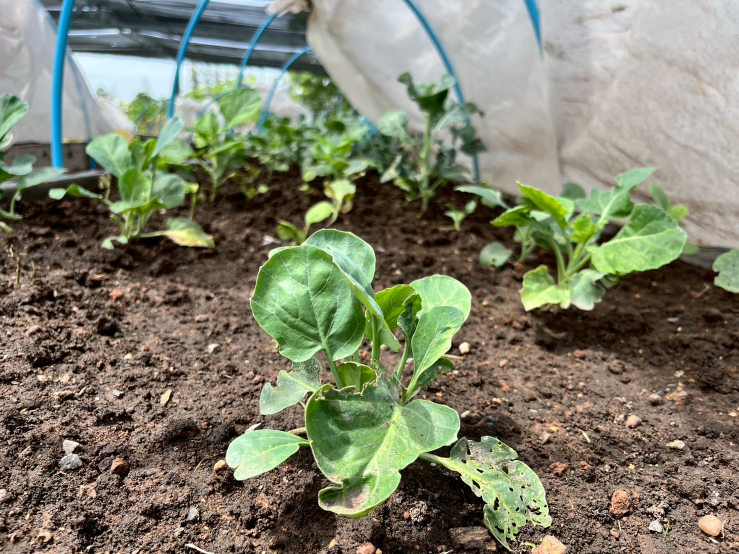
#> input picture notebooks/datasets/side_view/01.jpg, 1477 x 1108 px (shown at 1/2 size)
$ python test_mask.py --img ../notebooks/datasets/side_view/01.jpg
#> lines starting #> are read from the running program, lines starting #| are printed output that depends on the picture; after the words box and inside, x2 and y2 are one past the last pixel; in counts of white or black regions, pixels touching at a corner belong together
#> in main, bgr is the input picture: shape (1108, 1477, 3); mean B, G, R 105.7, 126.6, 125.6
### plant_analyze/custom_masking.py
import cv2, numpy as np

def auto_thresh_lab_a_otsu_guard(
        rgb_img,
        object_type="dark",
        # 1) คัดพื้นหลังดำคร่าว ๆ
        v_bg=51,                 # กันฉากดำ/มืด
        blur_ksize=3,
        # 2) กันเงา/พื้นหลังเทา
        s_min=39,                # S ต่ำ = เทา → ตัดทิ้ง
        v_shadow_max=153,        # V ต่ำ = มืด/เงา → ตัดทิ้ง
        v_high_guard=255,
        # 3) บังคับโทน “เขียว”
        green_h=(21, 40),        # ช่วง H ของใบเขียว (OpenCV: 0–179)
        # 4) (ทางเลือก) ใช้ ROI เฉพาะส่วนล่างของภาพ
        use_bottom_roi=True,
        bottom_roi_ratio=0.80,   # ใช้สัดส่วนกี่ % จากล่างขึ้นบน (0.60 = ล่าง 60%)
        # 5) ทำความสะอาด
        min_cc_area=200,         # พื้นที่ขั้นต่ำ
        open_ksize=3,
        close_ksize=8
    ):
#> called with object_type = 'dark', v_bg = 45, blur_ksize = 3, s_min = 40, v_shadow_max = 130, v_high_guard = 255, green_h = (40, 80), use_bottom_roi = True
    H, W, _ = rgb_img.shape

    # === แปลงสี ===
    hsv = cv2.cvtColor(rgb_img, cv2.COLOR_RGB2HSV)
#> hsv: shape (1108, 1477, 3); mean H, S, V 34, 85.8, 137
    lab = cv2.cvtColor(rgb_img, cv2.COLOR_RGB2LAB)
#> lab: shape (1108, 1477, 3); mean of channels 0, 1, 2 131.3, 124.8, 139.3
    Hh, Ss, Vv = cv2.split(hsv)
    L, Aa, Bb = cv2.split(lab)

    if blur_ksize and blur_ksize > 1:
        Aa = cv2.medianBlur(Aa, blur_ksize)

    # === คัดพื้นหลังดำออกคร่าว ๆ (foreground candidate) ===
    fg = (Vv >= v_bg)
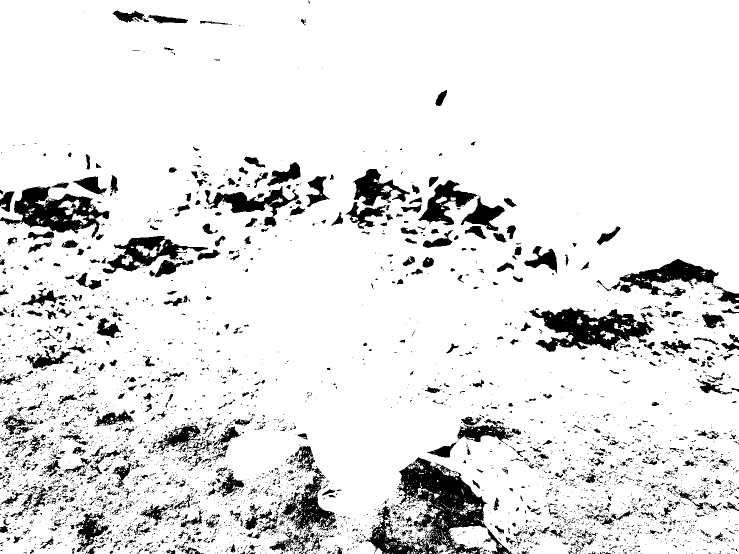
#> fg: shape (1108, 1477) bool (shown at 1/2 size); 89.4% white; 4439 black regions (3763 under 20 px), largest, box (x1, y1, x2, y2) and area: (730, 915, 975, 1108) 19473, (1058, 615, 1309, 704) 11240, (0, 373, 219, 476) 9519

    # === คำนวณ Otsu บน a-channel เฉพาะ fg ===
    a_fg = Aa[fg]
    if a_fg.size < 100:
        return 123, np.zeros((H, W), np.uint8)

    hist, _ = np.histogram(a_fg, bins=256, range=(0,255))
#> hist = 256 values, max 139540 at index 133, min 0 at index 0, mean 5714
    p = hist.astype(np.float64); p /= (p.sum() + 1e-12)
#> after `p = hist.astype(np.float64)`: p has the same summary as hist
#> after `p /= p.sum() + 1e-12`: p = 256 values, max 0.0954 at index 133, min 0 at index 0, mean 0.00391
    omega = np.cumsum(p)
#> omega = 256 values from 0 to 1
    mu = np.cumsum(p * np.arange(256))
#> mu = 256 values from 0 to 124
    mu_t = mu[-1]
#> mu_t = 124
    sigma_b2 = (mu_t*omega - mu)**2 / (omega*(1.0-omega) + 1e-12)
#> sigma_b2 = 256 values, max 117.6 at index 118, min 0 at index 0, mean 13.23
    t = int(np.nanargmax(sigma_b2))
#> t = 118

    mask = (Aa <= t) if object_type=="dark" else (Aa >= t)
#> mask: shape (1108, 1477) bool; 24.2% white; 45 white regions (14 under 20 px), largest, box (x1, y1, x2, y2) and area: (97, 0, 1104, 1102) 301462, (919, 336, 1398, 615) 63554, (0, 0, 150, 442) 12611
    mask &= fg
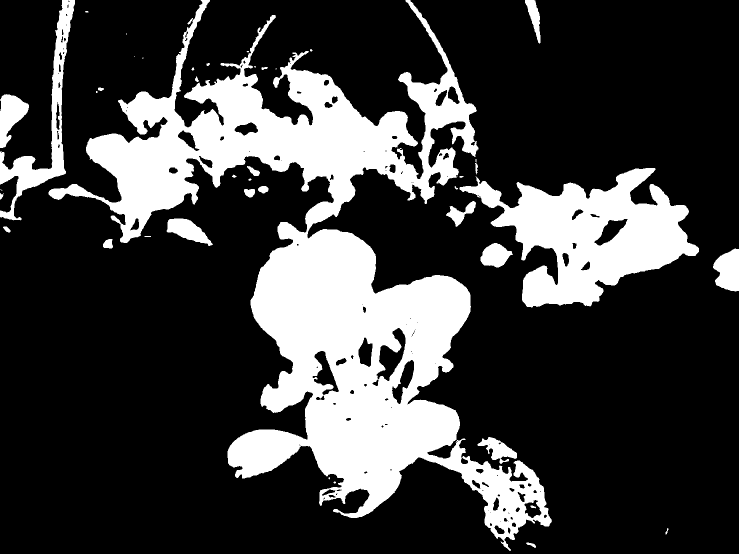
#> mask: shape (1108, 1477) bool (shown at 1/2 size); 24.1% white; 47 white regions (16 under 20 px), largest, box (x1, y1, x2, y2) and area: (97, 0, 1104, 1102) 300174, (919, 336, 1398, 615) 63406, (0, 0, 150, 441) 12539

    # === Shadow/Saturation guard ===
    shadow_gray = (Ss <= s_min) & (Vv <= v_shadow_max)  # เทาและมืด -> เงา
#> shadow_gray: shape (1108, 1477) bool; 1.1% white; 1690 white regions (1603 under 20 px), largest, box (x1, y1, x2, y2) and area: (0, 281, 103, 340) 2654, (138, 84, 294, 108) 1435, (127, 288, 163, 342) 653
    mask &= ~shadow_gray
#> mask: shape (1108, 1477) bool; 24.1% white; 46 white regions (15 under 20 px), largest, box (x1, y1, x2, y2) and area: (97, 0, 1104, 1102) 300026, (919, 336, 1398, 615) 63400, (0, 0, 150, 441) 12513

    # === Green Hue guard ===
    h0, h1 = green_h
    green_band = (Hh >= h0) & (Hh <= h1)
#> green_band: shape (1108, 1477) bool; 22.6% white; 408 white regions (329 under 20 px), largest, box (x1, y1, x2, y2) and area: (129, 15, 1399, 614) 177776, (453, 459, 941, 1014) 147219, (0, 177, 192, 410) 11704
    mask &= green_band

    # === (ทางเลือก) ROI เฉพาะส่วนล่างของภาพ ===
    if use_bottom_roi:
        y0 = int((1.0 - bottom_roi_ratio) * H)
        roi = np.zeros((H, W), bool); roi[y0:H, :] = True
        mask &= roi
#> mask: shape (1108, 1477) bool; 18.6% white; 94 white regions (55 under 20 px), largest, box (x1, y1, x2, y2) and area: (455, 459, 941, 1014) 144448, (172, 221, 954, 426) 75813, (919, 336, 1398, 613) 50260

    # === Morphology clean-up ===
    mask_u8 = (mask.astype(np.uint8) * 255)
    if open_ksize > 1:
        kernel_o = cv2.getStructuringElement(cv2.MORPH_ELLIPSE, (open_ksize, open_ksize))
        mask_u8 = cv2.morphologyEx(mask_u8, cv2.MORPH_OPEN, kernel_o, iterations=1)
#> mask_u8: shape (1108, 1477); 18.5% white; 54 white regions (12 under 20 px), largest, box (x1, y1, x2, y2) and area: (455, 459, 941, 1014) 144153, (172, 221, 953, 426) 73998, (919, 336, 1398, 613) 49794
    if close_ksize > 1:
        kernel_c = cv2.getStructuringElement(cv2.MORPH_ELLIPSE, (close_ksize, close_ksize))
        mask_u8 = cv2.morphologyEx(mask_u8, cv2.MORPH_CLOSE, kernel_c, iterations=2)
#> mask_u8: shape (1108, 1477); 20.1% white; 16 white regions (2 under 20 px), largest, box (x1, y1, x2, y2) and area: (455, 459, 941, 1014) 152564, (172, 221, 957, 470) 86292, (892, 336, 1398, 613) 57306

    # ตัดชิ้นส่วนเล็ก ๆ
    num_labels, labels, stats, _ = cv2.connectedComponentsWithStats(mask_u8, connectivity=8)
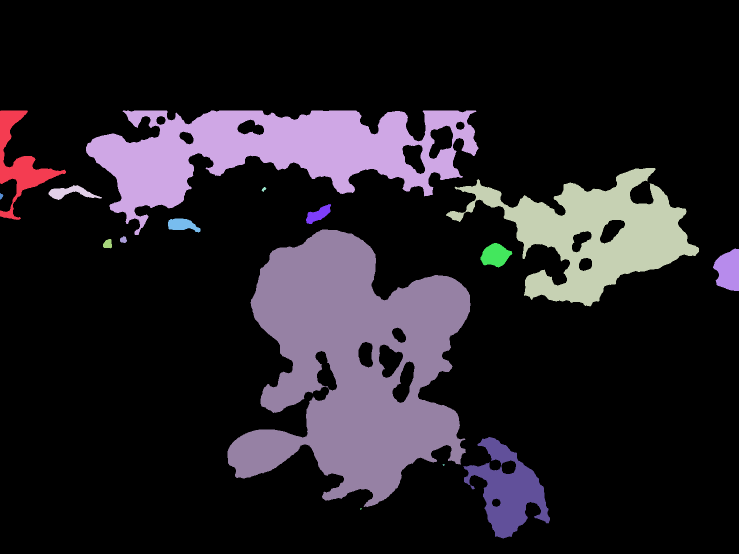
#> labels: shape (1108, 1477) int32 (shown at 1/2 size); 17 distinct labels, from 0 to 16; one colour per label, 0 black
#> num_labels = 17; stats = 17 rows, first 6: [0, 0, 1477, 1108, 1307441], [0, 221, 132, 219, 7734], [172, 221, 785, 249, 86292], [892, 336, 506, 277, 57306], [97, 370, 107, 30, 1355], [523, 374, 10, 10, 50]
    cleaned = np.zeros_like(mask_u8)
    for i in range(1, num_labels):
        if stats[i, cv2.CC_STAT_AREA] >= min_cc_area:
            cleaned[labels == i] = 255

    s_min_green = 10
    v_min_green = 0
    green_sv_gaurd = (Ss >= s_min_green) & (Vv >= v_min_green)
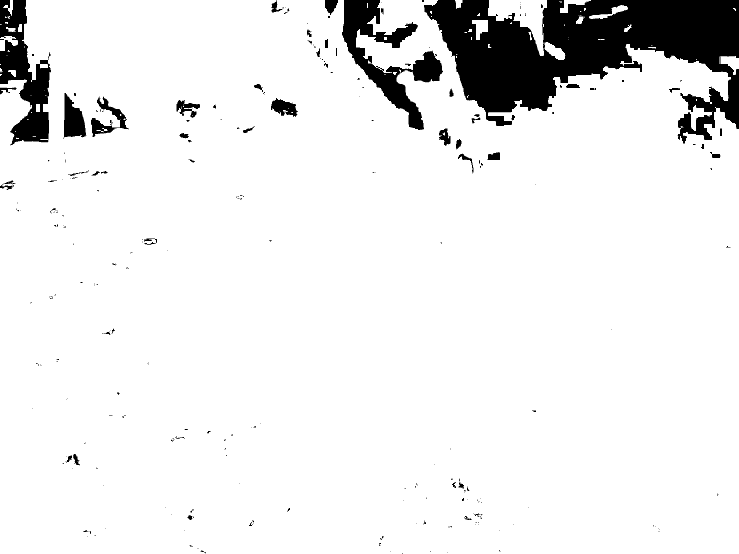
#> green_sv_gaurd: shape (1108, 1477) bool (shown at 1/2 size); 91.8% white; 274 black regions (211 under 20 px), largest, box (x1, y1, x2, y2) and area: (848, 0, 1477, 287) 91128, (684, 0, 886, 260) 16300, (0, 0, 102, 291) 14670
    cleaned = cv2.bitwise_and(cleaned, green_sv_gaurd.astype(np.uint8)*255)
#> cleaned: shape (1108, 1477); 20.1% white; 11 white regions, largest, box (x1, y1, x2, y2) and area: (455, 459, 941, 1014) 152564, (172, 221, 957, 470) 86287, (892, 336, 1398, 613) 57306

    return t, cleaned

### plant_analyze/test_mask.py
import argparse, json, os, cv2, numpy as np

try:
    from custom_masking import auto_thresh_lab_a_otsu_guard
except Exception as e:
    print("[WARN] import from custom_masking.py ไม่สำเร็จ:", e)
    print("[INFO] จะใช้เวอร์ชัน fallback ภายในสคริปต์แทน")
    # [57 lines left out: function auto_thresh_lab_a_otsu_guard, not called in this run]

def odd_from_slider(v: int, min_odd: int = 1) -> int:
    v = max(min_odd, v)
    return v if v % 2 == 1 else v + 1

def overlay_image(img_bgr, mask_u8, alpha=0.5, color=(0,255,0)):
    if img_bgr is None or mask_u8 is None:
        raise ValueError("img_bgr หรือ mask_u8 เป็น None")

    if mask_u8.ndim == 3:
        mask_u8 = cv2.cvtColor(mask_u8, cv2.COLOR_BGR2GRAY)

    if img_bgr.shape[:2] != mask_u8.shape[:2]:
        raise ValueError("ขนาด img / mask ไม่ตรงกัน")

    mask_bool = (mask_u8 > 0)
    out = img_bgr.copy()

    if not np.any(mask_bool):
        return out

    overlay_color = np.empty_like(out)
    overlay_color[:] = color
    out[mask_bool] = (
        out[mask_bool] * (1.0 - alpha) + overlay_color[mask_bool] * alpha
    ).astype(np.uint8)

    return out

def main():
    ap = argparse.ArgumentParser()
    ap.add_argument("--img", required=True, help="path ภาพต้นฉบับ (BGR)")
    ap.add_argument("--save_dir", default=".", help="โฟลเดอร์เซฟผลลัพธ์")
    args = ap.parse_args()

    bgr = cv2.imread(args.img, cv2.IMREAD_COLOR)
    if bgr is None:
        raise FileNotFoundError(f"อ่านรูปไม่ได้: {args.img}")
    rgb = cv2.cvtColor(bgr, cv2.COLOR_BGR2RGB)

    base = os.path.splitext(os.path.basename(args.img))[0]

    cv2.namedWindow("original", cv2.WINDOW_NORMAL)
    cv2.namedWindow("mask", cv2.WINDOW_NORMAL)
    cv2.namedWindow("overlay", cv2.WINDOW_NORMAL)
    cv2.namedWindow("controls", cv2.WINDOW_NORMAL)

    # ===== Trackbars =====
    # Green hue range
    cv2.createTrackbar("H_low", "controls", 40, 179, lambda x: None)
    cv2.createTrackbar("H_high", "controls", 80, 179, lambda x: None)
    # Saturation/Value guards (สำหรับเลือกใบที่ “สด”)
    cv2.createTrackbar("S_min_green", "controls", 60, 255, lambda x: None)
    cv2.createTrackbar("V_min_green", "controls", 50, 255, lambda x: None)

    # Shadow/gray guard & background guard
    cv2.createTrackbar("S_min_shadow", "controls", 40, 255, lambda x: None)     # เดิมในไฟล์ 30
    cv2.createTrackbar("V_shadow_max", "controls", 130, 255, lambda x: None)    # เดิมในไฟล์ 115
    cv2.createTrackbar("V_bg_min", "controls", 45, 255, lambda x: None)

    # Blur/Morph/Area
    cv2.createTrackbar("Blur_k", "controls", 3, 15, lambda x: None)             # odd
    cv2.createTrackbar("Open_k", "controls", 3, 21, lambda x: None)             # odd
    cv2.createTrackbar("Close_k", "controls", 8, 21, lambda x: None)            # odd
    cv2.createTrackbar("Min_cc_area", "controls", 200, 20000, lambda x: None)

    # Bottom ROI
    cv2.createTrackbar("Use_bottom_roi", "controls", 1, 1, lambda x: None)
    cv2.createTrackbar("Bottom_roi_%", "controls", 80, 100, lambda x: None)     # 0–100

    # Object type: 0=dark (Aa<=t), 1=light (Aa>=t)
    cv2.createTrackbar("Object_type", "controls", 0, 1, lambda x: None)

    # Preview scale (เพื่อดูไวขึ้น)
    cv2.createTrackbar("Preview_%", "controls", 60, 100, lambda x: None)

    while True:
        # อ่านค่า
        h0 = cv2.getTrackbarPos("H_low", "controls")
        h1 = cv2.getTrackbarPos("H_high", "controls")
        if h1 < h0: h1 = h0

        s_min_green = cv2.getTrackbarPos("S_min_green", "controls")
        v_min_green = cv2.getTrackbarPos("V_min_green", "controls")

        s_min_shadow = cv2.getTrackbarPos("S_min_shadow", "controls")
        v_shadow_max = cv2.getTrackbarPos("V_shadow_max", "controls")
        v_bg_min = cv2.getTrackbarPos("V_bg_min", "controls")

        blur_k = odd_from_slider(cv2.getTrackbarPos("Blur_k", "controls"))
        open_k = odd_from_slider(cv2.getTrackbarPos("Open_k", "controls"))
        close_k = odd_from_slider(cv2.getTrackbarPos("Close_k", "controls"))
        min_cc_area = cv2.getTrackbarPos("Min_cc_area", "controls")

        use_bottom_roi = cv2.getTrackbarPos("Use_bottom_roi", "controls") == 1
        bottom_roi_pct = cv2.getTrackbarPos("Bottom_roi_%", "controls")
        bottom_roi_ratio = max(0.0, min(1.0, bottom_roi_pct/100.0))

        obj_type = "dark" if cv2.getTrackbarPos("Object_type", "controls") == 0 else "light"
        preview_pct = max(10, cv2.getTrackbarPos("Preview_%", "controls"))
        scale = preview_pct / 100.0

        # เรียกฟังก์ชันหลัก (เพิ่ม S/V guard ต่อจาก green_h ภายนอก)
        t, mask_u8 = auto_thresh_lab_a_otsu_guard(
            rgb_img=rgb,
            object_type=obj_type,
            v_bg=v_bg_min,
            blur_ksize=blur_k,
            s_min=s_min_shadow,
            v_shadow_max=v_shadow_max,
            green_h=(h0, h1),
            use_bottom_roi=use_bottom_roi,
            bottom_roi_ratio=bottom_roi_ratio,
            min_cc_area=min_cc_area,
            open_ksize=open_k,
            close_ksize=close_k
        )
#> t = 118

        # ===== เพิ่ม “Green S/V guard” ภายนอก (เข้มขึ้นอีกชั้น) =====
        hsv = cv2.cvtColor(rgb, cv2.COLOR_RGB2HSV)
        Hh, Ss, Vv = cv2.split(hsv)
        green_sv_guard = ((Ss >= s_min_green) & (Vv >= v_min_green)).astype(np.uint8)*255
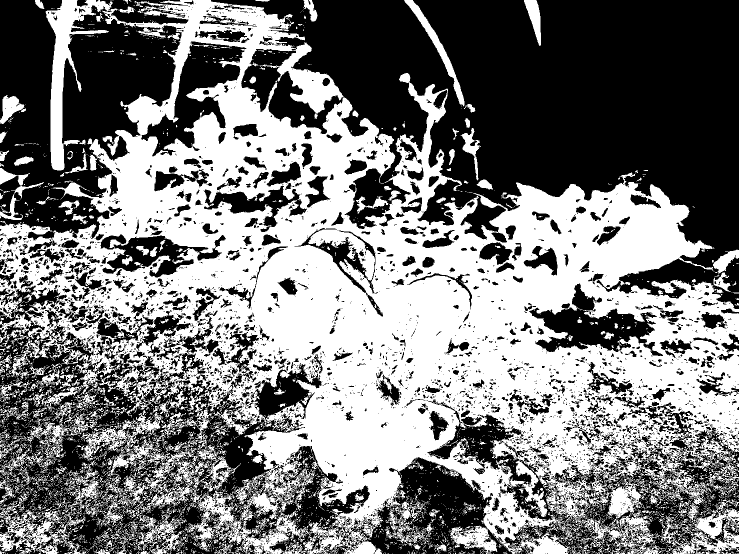
#> green_sv_guard: shape (1108, 1477) (shown at 1/2 size); 48.6% white; 4899 white regions (4547 under 20 px), largest, box (x1, y1, x2, y2) and area: (0, 0, 1477, 1108) 714167, (1320, 1003, 1477, 1108) 6916, (0, 983, 173, 1108) 6643
        mask_u8 = cv2.bitwise_and(mask_u8, green_sv_guard)
#> mask_u8: shape (1108, 1477); 15.9% white; 280 white regions (222 under 20 px), largest, box (x1, y1, x2, y2) and area: (488, 489, 940, 1014) 125038, (175, 221, 791, 470) 51506, (946, 345, 1398, 606) 48777

        # ===== Overlay =====
        overlay = overlay_image(cv2.cvtColor(rgb, cv2.COLOR_RGB2BGR), mask_u8, alpha=0.45)

        # Resize preview
        if scale != 1.0:
            h, w = mask_u8.shape
            mask_show = cv2.resize(mask_u8, (int(w*scale), int(h*scale)), interpolation=cv2.INTER_NEAREST)
#> mask_show: shape (664, 886); 15.9% white; 179 white regions (140 under 20 px), largest, box (x1, y1, x2, y2) and area: (294, 276, 564, 608) 46362, (105, 133, 475, 282) 18489, (567, 207, 839, 363) 17572
            orig_show = cv2.resize(cv2.cvtColor(rgb, cv2.COLOR_RGB2BGR), (int(w*scale), int(h*scale)))
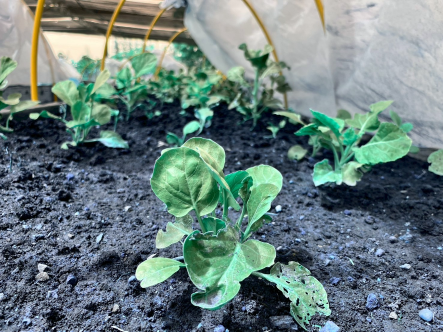
#> orig_show: shape (664, 886, 3) (shown at 1/2 size); mean R, G, B 105.6, 126.4, 125.5
            overlay_show = cv2.resize(overlay, (int(w*scale), int(h*scale)))
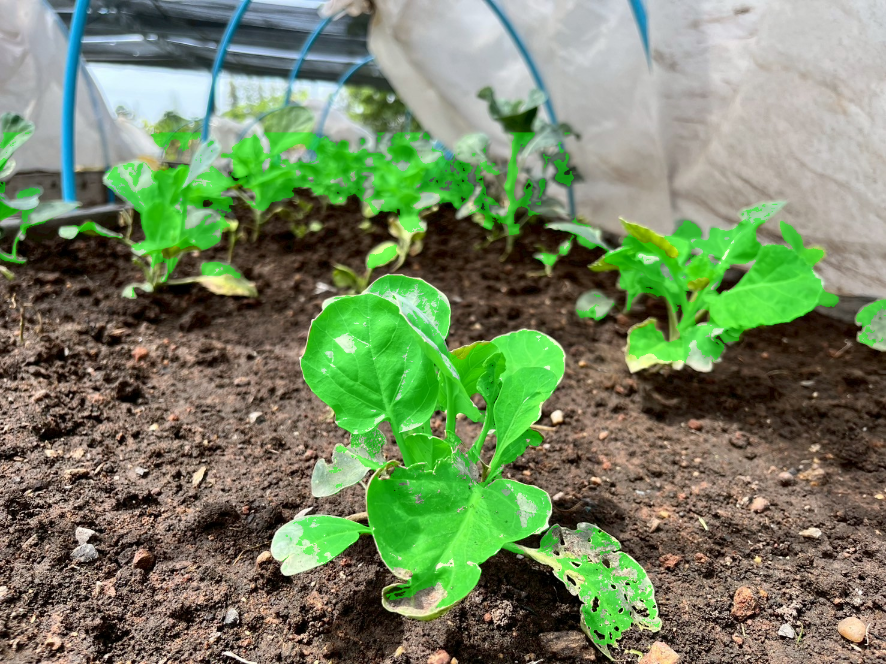
#> overlay_show: shape (664, 886, 3); mean B, G, R 98.7, 133, 116.6
        else:
            mask_show = mask_u8
            orig_show = cv2.cvtColor(rgb, cv2.COLOR_RGB2BGR)
            overlay_show = overlay

        cv2.imshow("original", orig_show)
        cv2.imshow("mask", mask_show)
        cv2.imshow("overlay", overlay_show)

        key = cv2.waitKey(20) & 0xFF
#> (key q is pressed here)
        if key == ord('q'):
            break
        elif key == ord('s'):
            os.makedirs(args.save_dir, exist_ok=True)
            p_mask = os.path.join(args.save_dir, f"{base}_mask.png")
            p_ovr  = os.path.join(args.save_dir, f"{base}_overlay.png")
            cv2.imwrite(p_mask, mask_u8)
            cv2.imwrite(p_ovr, overlay)
            print(f"[SAVE] {p_mask}")
            print(f"[SAVE] {p_ovr}")
        elif key == ord('p'):
            os.makedirs(args.save_dir, exist_ok=True)
            params = {
                "object_type": obj_type,
                "v_bg": v_bg_min,
                "blur_ksize": blur_k,
                "s_min_shadow": s_min_shadow,
                "v_shadow_max": v_shadow_max,
                "green_h": [h0, h1],
                "s_min_green": s_min_green,
                "v_min_green": v_min_green,
                "use_bottom_roi": use_bottom_roi,
                "bottom_roi_ratio": bottom_roi_ratio,
                "min_cc_area": min_cc_area,
                "open_ksize": open_k,
                "close_ksize": close_k,
                "otsu_t_on_A": int(t)
            }
            p_json = os.path.join(args.save_dir, f"{base}_params.json")
            with open(p_json, "w", encoding="utf-8") as f:
                json.dump(params, f, ensure_ascii=False, indent=2)
            print(f"[SAVE] {p_json}")

    cv2.destroyAllWindows()

if __name__ == "__main__":
    main()
